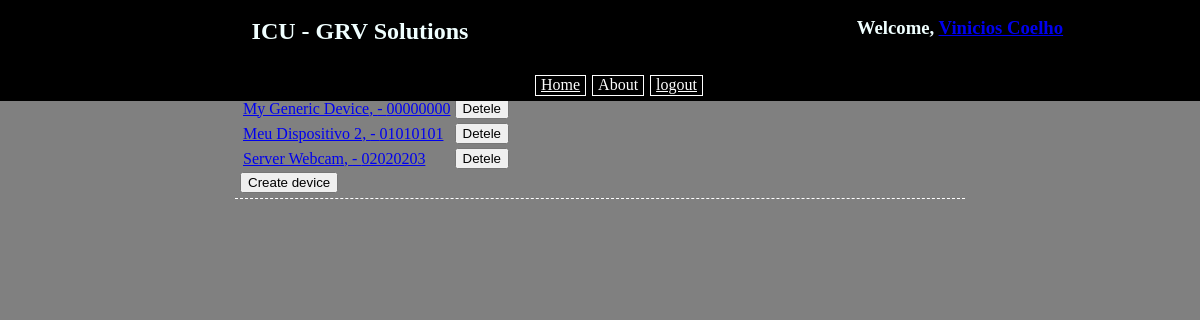
Page /icu/index/ (signed in) on the committed database.
### icu/models.py (models this page shows, shortened)
class Profile(models.Model):
    user = models.OneToOneField(User, on_delete=models.CASCADE)
    first_name = models.TextField(max_length=30)
    last_name = models.TextField(max_length=80)
    email = models.EmailField()
    phone = models.TextField(max_length=20)

class Device(models.Model):
    device_model = models.ForeignKey(DeviceModel, on_delete=models.CASCADE, blank=False)
    mac_address = models.TextField(blank=False,unique=True,primary_key=True)
    ip_address = models.GenericIPAddressField(blank=False,unique=True)
    device_name = models.TextField(blank=True)
    slug = models.SlugField(blank=True)
    activeted = False

### icu/views.py (the view)
class DevicesView(LoginRequiredMixin, ListView):
    login_url = '/icu/login/'
    redirect_field_name = 'redirect_to'
    template_name = 'icu/index_form.html'
    context_object_name = 'devices_list'
    def get_queryset(self):
        return models.Device.objects.all()
    def get_context_data(self, **kwargs):
        context = super(DevicesView,self).get_context_data(**kwargs)
        try:
            profile = models.Profile.objects.get(user=self.request.user)
            if profile:
                context['profile'] = profile
        except:
            pass
        return context

### icu/templates/icu/index_form.html (shortened to what this page needs)
<!DOCTYPE html>
<html lang="en">
<head>
    {% load staticfiles %}
    <link type="text/css" rel="stylesheet" href="{% static "icu/dark.css" %}">
</head>
<body>
    <div class="upper_menu">
        <div>
            <div id="upper_title" ><br><H2>ICU - GRV Solutions</H2></div>
            <div id="upper_tools" ><br><h3>Welcome, {% if profile %}<a href="{% url 'icu:update_profile' profile.id %}">{{ profile.first_name  }} {{ profile.last_name }}</a>{% else %}<a href="{% url 'icu:create_profile' %}">{{ request.user }}</a>{% endif %}</h3></div>
        </div>
        <br>
        <div class="horizontal_menu" style="width: 100%">
            <ul class="horizontal_menu">
                <li class="horizontal_menu"><a class="horizontal_menu" href="{% url 'icu:index' %}">Home</a></li>
                <li class="horizontal_menu"><a class="horizontal_menu">About</a></li>
                <li class="horizontal_menu"><a class="horizontal_menu" href="{% url 'icu:logout' %}">logout</a></li>
            </ul>
        </div>
    </div>
    <div class="main_content">
        <br />
        <br />
        <br />
        <br />
        <br />
        <table>
        {% if devices_list %}
            {% for device in devices_list %}
                <tr><td><a href="{% url 'icu:device_detail' slug=device.slug %}">{{ device.device_name }}, {{ device.ip_adress }} - {{ device.slug }}</a></td><td><a href=""><button>Detele</button></a></td></tr>
            {% endfor %}
        {% else %}
            <p>No devices are available.</p>
        {% endif %}
        </table>
    <a href=""> <button>Create device</button> </a>
    </div>
</body>
</html>

### icu/static/icu/dark.css (style rules this page uses)
body { margin: 0; padding: 0; background: gray; font-family: Georgia, "Times New Roman", Times, serif; }
.upper_menu { background-color: black; color: azure; margin: 0; width: 100%; position: fixed; vertical-align: middle; margin-top: -20px; overflow: hidden; text-align: center; clear: both; }
.horizontal_menu { alignment: center; display: inline; list-style-type: none; }
.horizontal_menu a { display: inline-block; color: white; padding-right: 5px; border: 1px solid white ; padding-bottom: 1px; padding-left: 5px; margin-bottom: 5px; margin-right: 2px; }
.main_content { color: #FFF; padding-top: 5px; padding-right: 5px; padding-bottom: 5px; padding-left: 5px; font-family:Georgia, "Times New Roman", Times, serif; border-bottom: white dashed 1px; width: 60%; clear: top; margin: auto; }
#upper_title { float: left; width: 60%; height: auto; }
#upper_tools { margin-left: 60%; width: 40%; height: auto; }

### rows in the picture
Profile: first_name "Vinicios", last_name "Coelho"
Device: device_name "My Generic Device", slug "00000000"
Device: device_name "Meu Dispositivo 2", slug "01010101"
Device: device_name "Server Webcam", slug "02020203"
